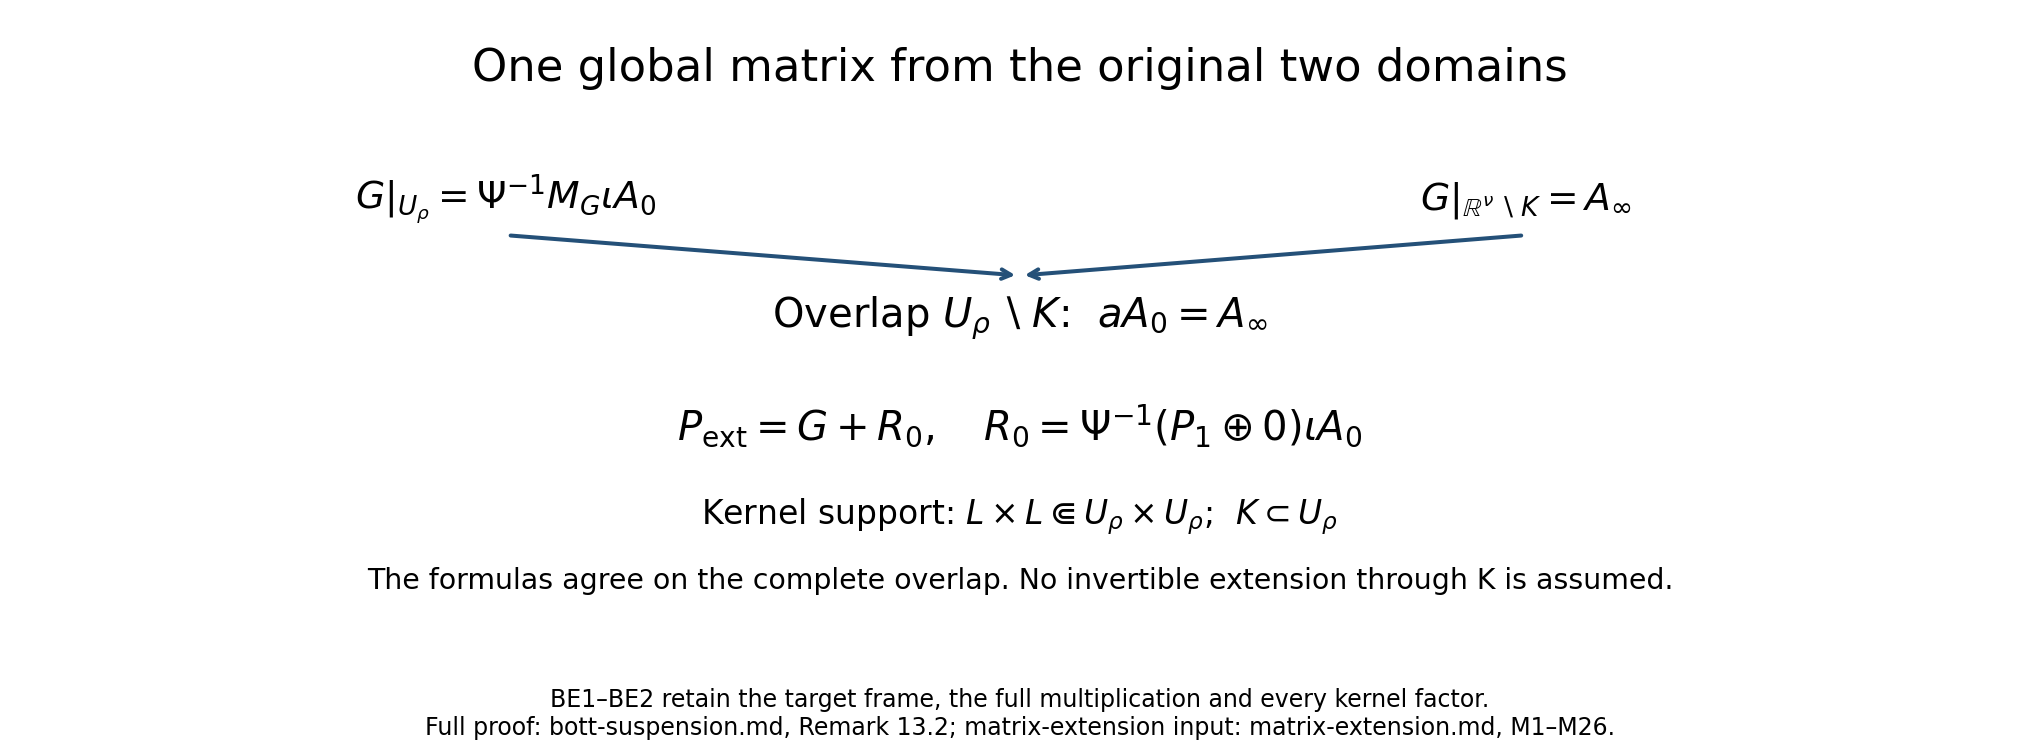

Python code for this plot:
"""The exact open-cover gluing in Remark 13.2, equations BE1--BE2."""
from pathlib import Path
import matplotlib
matplotlib.use('Agg')
import matplotlib.pyplot as plt
p=Path(__file__).resolve().parent
fig,ax=plt.subplots(figsize=(12,4.4));ax.set(xlim=(0,12),ylim=(0,4.5));ax.axis('off')
def text(x,y,s,size=16):ax.text(x,y,s,ha='center',va='center',fontsize=size)
text(6,4.16,'One global matrix from the original two domains',19)
text(2.85,3.18,r'$G|_{U_\rho}=\Psi^{-1}M_G\iota A_0$')
text(9.1,3.18,r'$G|_{\mathbb{R}^{\nu}\setminus K}=A_\infty$')
text(6,2.3,r'Overlap $U_\rho\setminus K$:  $aA_0=A_\infty$',17)
for x in [2.85,9.1]:ax.annotate('',xy=(6,2.62),xytext=(x,2.92),arrowprops=dict(arrowstyle='->',lw=1.7,color='#245078'))
text(6,1.5,r'$P_{\mathrm{ext}}=G+R_0,\quad R_0=\Psi^{-1}(P_1\oplus0)\iota A_0$',17)
text(6,.83,r'Kernel support: $L\times L\Subset U_\rho\times U_\rho$;  $K\subset U_\rho$',14)
text(6,.35,'The formulas agree on the complete overlap. No invertible extension through K is assumed.',12)
fig.text(.5,.018,'BE1–BE2 retain the target frame, the full multiplication and every kernel factor.\nFull proof: bott-suspension.md, Remark 13.2; matrix-extension input: matrix-extension.md, M1–M26.',ha='center',fontsize=10)
fig.subplots_adjust(left=.02,right=.98,top=.97,bottom=.16)
fig.savefig(p/'bott-frame-gluing.svg');fig.savefig(p/'bott-frame-gluing.png',dpi=170);plt.close(fig)
